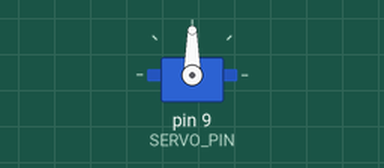
This sketch was run on a simulated Arduino Uno, built with avr-gcc and run on an emulated ATmega328P. Shown: servo.

Above: at 1.05 s.
At 7.0 s:
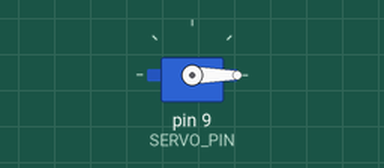
Timing chart, 0 to 8.8 s (numbered marks = the images above):
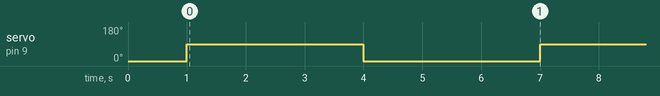

The sketch:

servo_test.ino
```cpp
// Smart Dustbin
// Step 11 - Servo Motor Test

#include <Servo.h>

Servo lidServo;

const int SERVO_PIN = 9;

void setup()
{
  lidServo.attach(SERVO_PIN);

  // Start with lid closed
  lidServo.write(0);

  delay(1000);
}

void loop()
{
  // Open lid
  lidServo.write(90);

  delay(3000);

  // Close lid
  lidServo.write(0);

  delay(3000);
}
```

Measured:
- by itself, servo on pin 9 (SERVO_PIN): alternates 90° for 3.0 s and 0° for 3.0 s
